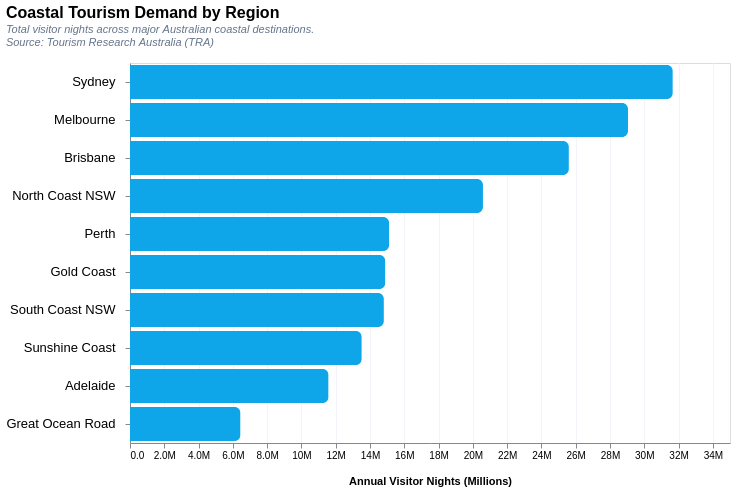

Write the Vega-Lite specification saved for this chart.
### Vega-Lite specification from a JSON file in a GitHub repository (floating-point values rounded to 4 significant figures)
{"$schema": "https://vega.github.io/schema/vega-lite/v5.json", "description": "Bar chart of coastal tourism by visitor nights.", "title": {"text": "Coastal Tourism Demand by Region", "subtitle": ["Total visitor nights across major Australian coastal destinations.", "Source: Tourism Research Australia (TRA)"], "anchor": "start", "subtitleFontStyle": "italic", "subtitleColor": "#64748b", "fontSize": 16, "subtitleFontSize": 11, "offset": 15}, "width": 600, "height": 380, "data": {"values": [{"region": "Sydney", "trips": 11338000, "nights": 31664000}, {"region": "Melbourne", "trips": 10410000, "nights": 29051000}, {"region": "Brisbane", "trips": 8149000, "nights": 25602000}, {"region": "North Coast NSW", "trips": 6239000, "nights": 20590000}, {"region": "Perth", "trips": 4449000, "nights": 15116000}, {"region": "Gold Coast", "trips": 4286000, "nights": 14893000}, {"region": "South Coast NSW", "trips": 4493000, "nights": 14810000}, {"region": "Sunshine Coast", "trips": 4027000, "nights": 13519000}, {"region": "Adelaide", "trips": 3531000, "nights": 11584000}, {"region": "Great Ocean Road", "trips": 2465000, "nights": 6447000}]}, "mark": {"type": "bar", "cornerRadiusEnd": 6, "color": "#0ea5e9", "cursor": "pointer"}, "encoding": {"y": {"field": "region", "type": "nominal", "sort": "-x", "axis": {"title": null, "labelFontSize": 13, "labelPadding": 10, "grid": false}}, "x": {"field": "nights", "type": "quantitative", "axis": {"title": "Annual Visitor Nights (Millions)", "titlePadding": 15, "format": ".2s", "gridColor": "#f1f5f9"}}, "tooltip": [{"field": "region", "type": "nominal", "title": "Coastal Region"}, {"field": "nights", "type": "quantitative", "title": "Visitor Nights", "format": ","}, {"field": "trips", "type": "quantitative", "title": "Total Trips", "format": ","}]}}
